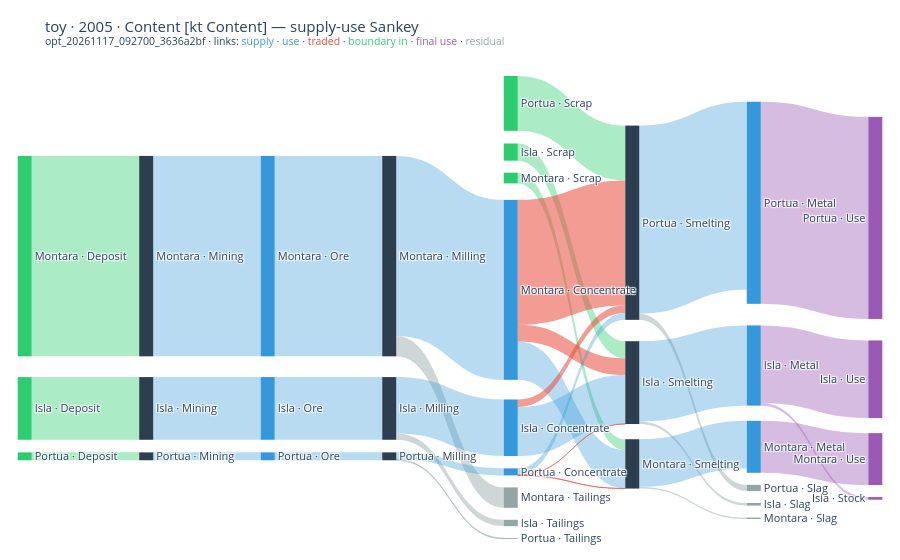

The code cell stored with this chart in its notebook:
### Markdown cell above
## The Sankey

A Sankey draws one period and one valuation of the table: the blocks as columns, edges as bands. The first figure is Plotly, interactive in VS Code or Jupyter; the second is the PNG that Stage 6 wrote beside the run through kaleido, which is what GitHub shows. Boundary inputs are green, supply and use blue, traded legs red, final use purple, residuals grey. A link at or below zero cannot be drawn: the build logs a warning with their total, and the toy's few small negative flows (no hard bands) are among them.

### Code cell
fig = psut.sankey("2005", unit="kt Content")
# the figure's own repr needs nbformat; this sends the same Plotly JSON to the notebook
display({"application/vnd.plotly.v1+json": json.loads(fig.to_json())}, raw=True)

### Figure 1 — Plotly figure (JSON) as saved in the notebook; plotly's stock layout.template omitted (floating-point values rounded to 4 significant figures)
{"data": [{"arrangement": "snap", "link": {"color": ["rgba(46,204,113,0.4)", "rgba(46,204,113,0.4)", "rgba(46,204,113,0.4)", "rgba(46,204,113,0.4)", "rgba(46,204,113,0.4)", "rgba(46,204,113,0.4)", "rgba(149,165,166,0.45)", "rgba(149,165,166,0.45)", "rgba(149,165,166,0.45)", "rgba(149,165,166,0.45)", "rgba(149,165,166,0.45)", "rgba(149,165,166,0.45)", "rgba(52,152,219,0.35)", "rgba(52,152,219,0.35)", "rgba(52,152,219,0.35)", "rgba(52,152,219,0.35)", "rgba(52,152,219,0.35)", "rgba(52,152,219,0.35)", "rgba(52,152,219,0.35)", "rgba(52,152,219,0.35)", "rgba(52,152,219,0.35)", "rgba(52,152,219,0.35)", "rgba(52,152,219,0.35)", "rgba(52,152,219,0.35)", "rgba(52,152,219,0.35)", "rgba(231,76,60,0.55)", "rgba(231,76,60,0.55)", "rgba(231,76,60,0.55)", "rgba(52,152,219,0.35)", "rgba(231,76,60,0.55)", "rgba(231,76,60,0.55)", "rgba(52,152,219,0.35)", "rgba(155,89,182,0.4)", "rgba(155,89,182,0.4)", "rgba(155,89,182,0.4)", "rgba(155,89,182,0.4)"], "customdata": ["E · boundary in", "E · boundary in", "E · boundary in", "O · boundary in", "O · boundary in", "O · boundary in", "P · residual", "P · residual", "P · residual", "P · residual", "P · residual", "P · residual", "S · supply", "S · supply", "S · supply", "S · supply", "S · supply", "S · supply", "S · supply", "S · supply", "S · supply", "U · use", "U · use", "U · use", "U · use", "U · traded", "U · traded", "U · traded", "U · use", "U · traded", "U · traded", "U · use", "Y · final use", "Y · final use", "Y · final use", "Y · final use"], "hovertemplate": "%{source.label} → %{target.label}<br>%{value:,.1f} kt Content · %{customdata}<extra></extra>", "source": [2, 4, 0, 3, 5, 1, 9, 12, 6, 11, 14, 8, 10, 13, 7, 9, 12, 6, 11, 14, 8, 20, 23, 17, 18, 18, 18, 21, 21, 21, 15, 15, 19, 22, 16, 16], "target": [10, 13, 7, 11, 14, 8, 31, 33, 29, 30, 32, 28, 20, 23, 17, 18, 21, 15, 19, 22, 16, 9, 12, 6, 11, 14, 8, 11, 14, 8, 14, 8, 26, 27, 25, 24], "value": [10.58, 0.4165, 3.311, 0.5672, 2.899, 0.9066, 1.08, 0.04423, 0.332, 0.07628, 0.3228, 0.1383, 10.58, 0.4165, 3.311, 9.505, 0.3723, 2.979, 2.519, 9.936, 4.237, 10.58, 0.4165, 3.311, 2.03, 6.596, 0.8785, 0.006878, 0.3582, 0.007206, 0.4051, 2.583, 2.744, 10.67, 4.099, 0.1377]}, "node": {"color": ["#2ECC71", "#2ECC71", "#2ECC71", "#2ECC71", "#2ECC71", "#2ECC71", "#2C3E50", "#2C3E50", "#2C3E50", "#2C3E50", "#2C3E50", "#2C3E50", "#2C3E50", "#2C3E50", "#2C3E50", "#3498DB", "#3498DB", "#3498DB", "#3498DB", "#3498DB", "#3498DB", "#3498DB", "#3498DB", "#3498DB", "#9B59B6", "#9B59B6", "#9B59B6", "#9B59B6", "#95A5A6", "#95A5A6", "#95A5A6", "#95A5A6", "#95A5A6", "#95A5A6"], "hovertemplate": "%{label}<br>%{value:,.1f} kt Content<extra></extra>", "label": ["Isla · Deposit", "Isla · Scrap", "Montara · Deposit", "Montara · Scrap", "Portua · Deposit", "Portua · Scrap", "Isla · Milling", "Isla · Mining", "Isla · Smelting", "Montara · Milling", "Montara · Mining", "Montara · Smelting", "Portua · Milling", "Portua · Mining", "Portua · Smelting", "Isla · Concentrate", "Isla · Metal", "Isla · Ore", "Montara · Concentrate", "Montara · Metal", "Montara · Ore", "Portua · Concentrate", "Portua · Metal", "Portua · Ore", "Isla · Stock", "Isla · Use", "Montara · Use", "Portua · Use", "Isla · Slag", "Isla · Tailings", "Montara · Slag", "Montara · Tailings", "Portua · Slag", "Portua · Tailings"], "line": {"width": 0}, "pad": 12, "thickness": 14, "x": [0.01, 0.57, 0.01, 0.57, 0.01, 0.57, 0.43, 0.15, 0.71, 0.43, 0.15, 0.71, 0.43, 0.15, 0.71, 0.57, 0.85, 0.29, 0.57, 0.85, 0.29, 0.57, 0.85, 0.29, 0.99, 0.99, 0.99, 0.99, 0.85, 0.57, 0.85, 0.57, 0.85, 0.57], "y": [0.7176, 0.1835, 0.4002, 0.235, 0.8173, 0.08204, 0.7176, 0.7176, 0.6638, 0.4002, 0.4002, 0.8331, 0.8173, 0.8173, 0.3307, 0.7578, 0.6282, 0.7176, 0.4705, 0.7975, 0.4002, 0.8497, 0.2891, 0.8173, 0.9048, 0.6567, 0.8231, 0.3206, 0.913, 0.951, 0.9376, 0.9008, 0.8832, 0.9791]}, "type": "sankey"}], "layout": {"font": {"size": 11}, "margin": {"b": 16, "l": 16, "r": 16, "t": 64}, "title": {"text": "toy · 2005 · Content [kt Content] — supply-use Sankey<br><sup>opt_20261117_092700_3636a2bf · links: <span style=\"color:rgb(52,152,219)\">supply</span> · <span style=\"color:rgb(52,152,219)\">use</span> · <span style=\"color:rgb(231,76,60)\">traded</span> · <span style=\"color:rgb(46,204,113)\">boundary in</span> · <span style=\"color:rgb(155,89,182)\">final use</span> · <span style=\"color:rgb(149,165,166)\">residual</span></sup>"}}}
